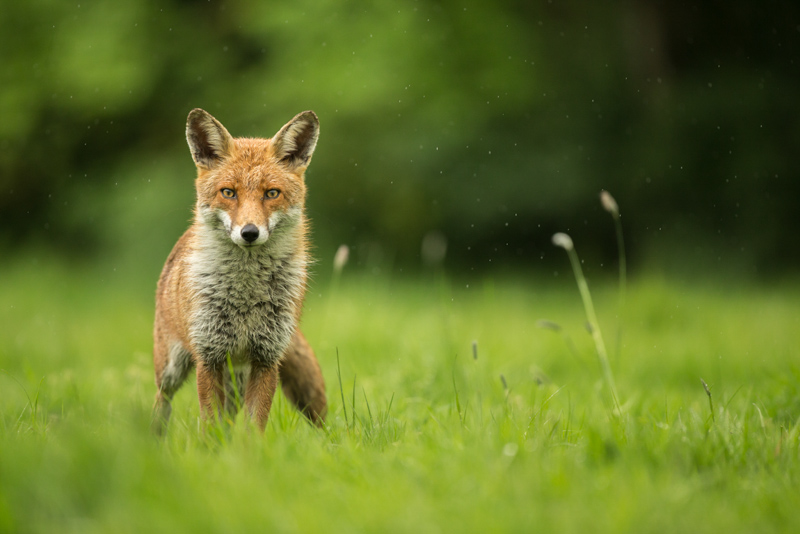
#> input picture fox.jpg, 800 x 534 px
$ python CS5340HW2.py
#> lines starting #> are read from the running program, lines starting #| are printed output that depends on the picture
import cv2
import numpy as np
import math

"""
Each variable x represents each pixel with RGB value, which is 3 dimensional vector.
To do foreground background segmentation, set number of cluster K = 2.
"""

def Initialization(K, height, width, channel):
    # pi is the mixing coefficient (prior probability).
    # K dimensional vector. equal probable for every class.
    # pi's elements sum up to 1.
    pi = np.repeat(np.array([1.0/K]),K)

    # u represtns mean  of the mixture Gaussian model. K dim 3d-array.
    # random initialization performs well for cow, fox, zebra
    # for the owl case: u = np.array([[239,244,245],[104,140,170]])
    u = 255.0*np.random.rand(K,channel)

    # covmat is the variance of the mixture Gaussian model. K*channel*channel tensor.
    covmat = np.repeat(np.array([[[255.0,0.0,0.0],[0.0,255.0,0.0],[0.0,0.0,255.0]]]),K,axis=0)

    # The table of conditional distribution probability. K*height*width tensor.
    probmat = np.zeros([K,height,width])

    # The deviation of pixel value from the mean: x2 = x - u.
    # K*height*width*channel tensor.
    x2 = np.zeros([K,height,width,channel])

    return pi, u, covmat, probmat, x2


img = cv2.imread('fox.jpg')
#> img is the input picture: shape (534, 800, 3); mean B, G, R 40.5, 114.9, 98.1
(height,width,channel)=img.shape
#> height = 534; width = 800; channel = 3
print("Image shape is: ", img.shape)
#| Image shape is:  (534, 800, 3)

#number of clusters
K = 2

#Initialization
pi, u, covmat, probmat, x2 = Initialization(K, height, width, channel)
#> pi = [0.5, 0.5]


"""
This cell runs the EM algorithm. Can be run multiple times to increase iterations.
"""
total_iteration = 20
for i in range(total_iteration):
    print("Iteration = ",i)

    #==========================E step. Update gamma===========================

    # Determinant of the covmat. K dimentional vector.
    covmatDet = np.linalg.det(covmat)

    # Inverse of the covmat. Used in calculation of normal probability.
    # K*channel*channel tensor
    covmatInv = np.linalg.inv(covmat)

    # ------- update x2 ----------
    for k in range(K):
        x2[k] = img - u[k]

    # ------- update probmat --------
    probmat = np.einsum("a, abc -> abc",
                        1/np.sqrt(2*math.pi*covmatDet),
                        np.exp(-0.5* (x2*np.einsum("aed, abcd -> abce", covmatInv, x2)).sum(axis=3)))

    # ------- update gamma --------
    # completeProbmat is the posterior distribution probabililty. K*height*width tensor.
    completeProbmat = np.einsum("a, abc -> abc", pi, probmat)
    completeProbmatSumRec = 1/completeProbmat.sum(axis=0) #denominator

    # Gamma is the responsibility.
    gamma = completeProbmat * completeProbmatSumRec


    #====================M step. Update pi, u, covmat===========================

    # ------- Update N and pi-------
    N = gamma.sum(axis=1).sum(axis=1)
    pi = N/(gamma.sum())
    # print("Value of pi = ",pi)

    # ------- Update u ---------
    u = np.einsum("a, ab -> ab", 1/N, np.einsum("abc, bcd -> ad", gamma, img))

    # -------- Update covmat -------
    for k in range(K):
        x2[k] = img - u[k]
    x_mat = np.einsum("abcd, abce -> abcde", x2, x2)
    covmat = np.einsum("a, abc -> abc", 1/N, np.einsum("abc, abcde -> ade", gamma, x_mat))
    # --------- check the singularity of covmat --------
    for k in range(K):
        if np.linalg.det(covmat[k])<1.0:
            # print("Near exception!")
            covmat[k] = np.array([[10.0,0.0,0.0],[0.0,10.0,0.0],[0.0,0.0,10.0]])
    print("fraction = ",pi)
#> this loop made 20 passes
#> u on passes 1 to 12: [[59.28, 167.3, 146.3], [26.6, 76.31, 62.59]], [[59.17, 166.5, 145.9], [26.68, 76.91, 62.9]], [[59.41, 165.8, 145.7], [26.26, 76.78, 62.41]], [[59.73, 164.9, 145.9], [25.6, 76.35, 61.21]], [[59.99, 163.8, 146.1], [25.36, 77.07, 60.96]], [[60.27, 163, 146.1], [25.5, 78.59, 61.77]], [[60.34, 161.9, 145.7], [25.53, 79.61, 62.33]], [[60.3, 160.9, 145], [25.42, 80.04, 62.51]], [[60.23, 160.2, 144.5], [25.25, 80.02, 62.39]], [[60.15, 159.8, 144], [25.04, 79.74, 62.08]], [[60.07, 159.5, 143.7], [24.83, 79.31, 61.68]], [[59.98, 159.4, 143.5], [24.62, 78.8, 61.23]]


"""
Show filter.
"""

heatmap = np.zeros([height,width,3])
for h in range(height):
    for w in range(width):
        heatmap[h,w,:] = np.array(u[np.argmax(probmat[:,h,w])],dtype=float)
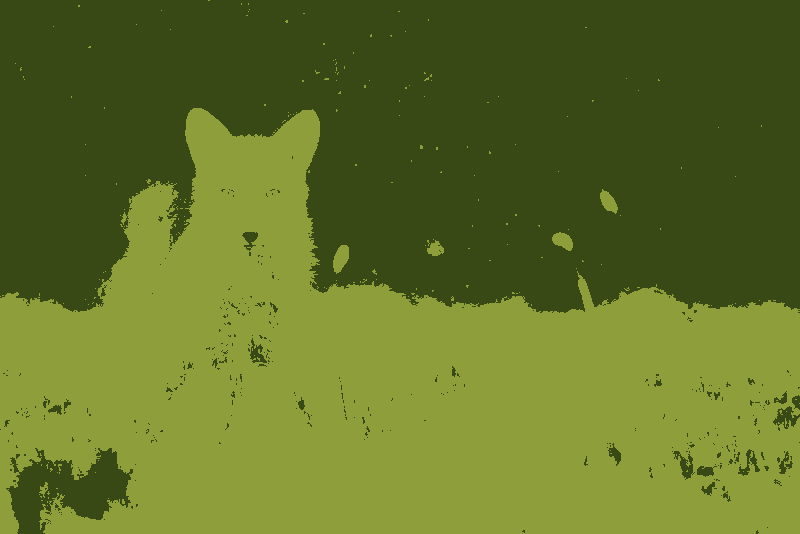
#> heatmap: shape (534, 800, 3) float64; mean of channels 0, 1, 2 40.5, 115.1, 98.2; drawn as B, G, R

cv2.imwrite("fox_2.jpg",heatmap)
